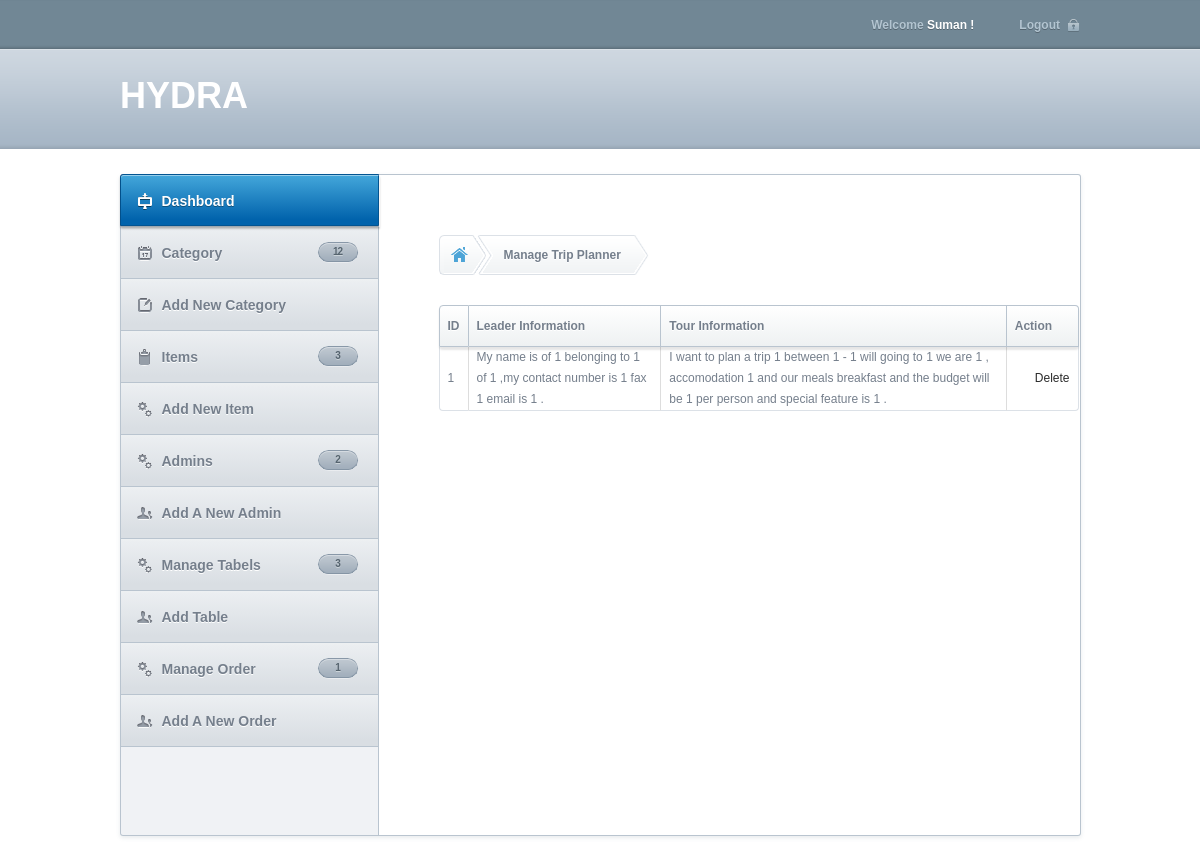
/cp/index.php?page=manage_trip (signed in), run on the app's committed database.
### tables this page shows
CREATE TABLE IF NOT EXISTS `tbl_trip_planner` (
  `id` int(25) NOT NULL AUTO_INCREMENT,
  `grp_leader_info` text NOT NULL,
  `tour_specification` text NOT NULL,
  PRIMARY KEY (`id`)
);

### cp/includes/trip_planner.php (the view, shortened to what this page needs)
<div id="content">
					<ul class="breadcrumb">
						<li class="home"><a href="index.php" ></a></li>
						<li class="last"><a href="#" >Manage Trip Planner</a></li>
					</ul>
					<table id="sample-table-sortable" class="sortable normal-table" cellspacing='0'>
							<thead>
								<tr>
									<th class="first">ID</th>
									<th>Leader Information</th>
									<th>Tour Information</th>
                                    <th>Action</th>
								</tr>
							</thead>
							<tbody>
                            <?php
								$query = mysql_query("select * from tbl_trip_planner");
								while($result = mysql_fetch_array($query)){
							?>
								<tr>
									<td><?php echo $result[0]; ?></td>
									<td><?php echo $result[1]; ?></td>
									<td><?php echo $result[2]; ?></td>
                                    <td>&nbsp;&nbsp;&nbsp;&nbsp;&nbsp;&nbsp;<a href="index.php?page=delete_trip_msg&id=<?php echo $result[0]; ?>" class="">Delete</a></td>
								</tr>
                            <?php } ?>
							</tbody>
					</table>
</div>

### cp/_layout/style.css (style rules this page uses)
html, body, div, dl, dt, dd, ul, ol, li, h1, h2, h3, h4, h5, h6, pre, form, fieldset, input, textarea, label, p, blockquote, th, td { margin:0;padding:0; }
table { border-spacing:0; }
address, caption, cite, code, dfn, em, strong, th, var { font-style:normal;font-weight:normal; }
ol, ul { list-style:none; }
caption, th { text-align:left; }
* { outline: none; }
body, p, span, div { font-family:arial, verdana, trebuchet ms;font-size:12px;line-height:21px;color:#757f8c; }
a { color:#2b2b2b;text-decoration:none; }
.last { margin-right:0 !important; }
#content { width:640px;float:left;min-height:540px;padding:30px; }
.breadcrumb { height:40px;background:url('images/back-breadcrumb.png') no-repeat left top;margin-bottom:30px;padding-left:5px; }
.breadcrumb li { height:40px;padding:0 28px 0 10px;float:left;background:url('images/back-breadcrumb.png') no-repeat right -80px; }
.breadcrumb li.last { background:url('images/back-breadcrumb.png') no-repeat right -40px; }
.breadcrumb li a { display:block;height:40px;font-weight:bold;color:#757F8C;line-height:40px;text-shadow:0 1px #FEFEFF; }
.breadcrumb li.home { width:40px;height:40px;padding:0 5px; }
.breadcrumb li.home a { background:url('images/icon-home-breadcrumb.png') no-repeat 2px 12px; }
table.normal-table { font-family:arial;font-size: 12px;width:100%;text-align: left; }
table.normal-table thead th:first-child { border-radius:4px 0 0 0; }
table.normal-table thead th:last-child { border-radius:0 4px 0 0;border-right:1px solid #b9c4cf; }
table.normal-table tr td:first-child { border-left:1px solid #dce1e7; }
table.normal-table tr:first-child td { border-top:none; }
table.normal-table tr:last-child td { border-bottom:1px solid #dce1e7; }
table.normal-table td:last-child { border-right:1px solid #dce1e7; }
table.normal-table tr:last-child td:first-child { border-radius:0 0 0 4px; }
table.normal-table tr:last-child td:last-child { border-radius:0 0 4px 0; }
table.normal-table th { border-bottom:1px solid #b9c4cf;border-top:1px solid #b9c4cf; font-weight: bold;padding:0 8px;color: #5a5a5a;height:40px;background-image: -webkit-linear-gradient(bottom, #eef1f2, #fff);background-image: -moz-linear-gradient(bottom, #eef1f2, #fff);background-image: -o-linear-gradient(bottom, #eef1f2, #fff);background-image: -ms-linear-gradient(bottom, #eef1f2, #fff);background-image: linear-gradient(to top, #eef1f2, #fff);color:#757f8c;fons-size:12px;text-shadow:0 1px #fff;font-family:arial !important;border-right:1px solid #b9c4cf; }
.normal-table thead { position:relative;z-index:9999;box-shadow: 0 3px 2px rgba(0,0,0,.10), inset 0 1px rgba(255,255,255,.4);border-radius:4px;overflow:hidden; }
table.normal-table th.first { border-left:1px solid #b9c4cf; }
table.normal-table td { padding: 0 8px;background:transparent;border-top:1px solid #dddddd;border-right:1px solid #dddddd;color: #8b8b8b;height:42px;color:#757f8c; }
table.normal-table td:first-child { border-left:none; }

### data on the page
tbl_trip_planner: id "1", grp_leader_info "My name is of 1 belonging to 1 of 1 ,my contact number is 1 fax 1 email is 1 .", tour_specification "I want to plan a trip 1 between 1 - 1 will going to 1 we are 1 , accomodation 1 and our meals breakfast and the budget will be 1 per person and special feature is 1 ."

### other printed values
$_SESSION['loggedIn'] "Suman"
$catnum "12"
$adsnum "3"
$adminum "2"
$pagenum "3"
$pageord "1"
